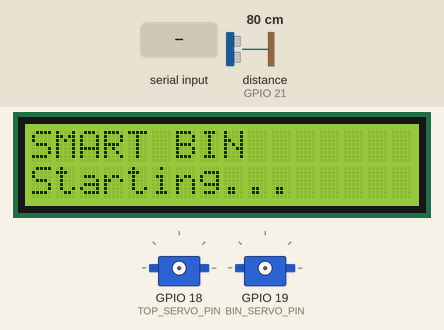
Simulated run of this sketch. Board: ESP32. Shown: 16×2 character LCD, 2 × servo. The inputs (shaded band) are chosen by the test bench; at power-on: distance to the obstacle (sensor on GPIO 21) 80 cm. The echo pulse lasts 58.3 µs per cm; what the sketch prints to the serial monitor is not drawn.

Above: at 1.1 s.
At 5.3 s:
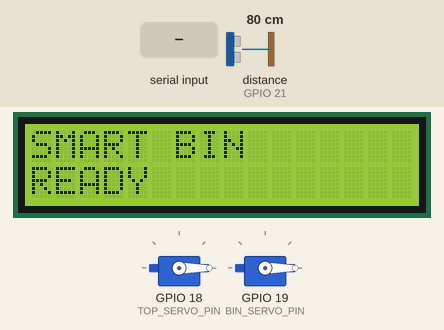
5.4 s: "PLASTIC\n" received over Serial
At 6.8 s:
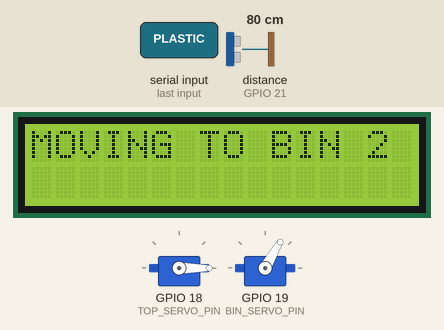
17.1 s: "METAL\n" received over Serial
At 23.9 s:
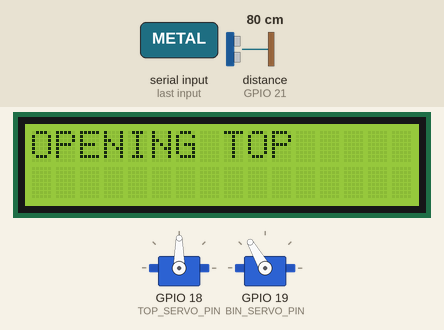
Timing chart, 0 to 28.4 s (numbered marks = the images above; inputs shaded):
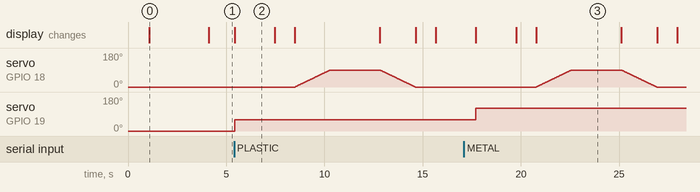

Measured:
- after the input at 5.4 s, servo on GPIO 18 (TOP_SERVO_PIN): rises from 0° to 90° in 1.8 s, then falls to 0° in 4.3 s; servo on GPIO 19 (BIN_SERVO_PIN): 0° → 60° at once; the display: changes at once (image 2)
- after the input at 17.1 s, servo on GPIO 18 (TOP_SERVO_PIN): rises from 0° to 90° in 1.8 s, then falls to 0° in 4.3 s; servo on GPIO 19 (BIN_SERVO_PIN): 60° → 120° after 0.61 s; the display: first differs from a run without the input after 0.61 s (image 3 shows a later state)
- what the display in image 0 shows lasts 3.0 s, from 1.1 s to 4.1 s
- what the display in image 2 shows lasts 2.1 s, from 5.4 s to 7.5 s

The sketch:

arduino.ino
```cpp
#include <ESP32Servo.h>
#include <Wire.h>
#include <LiquidCrystal_I2C.h>

Servo topServo;
Servo binServo;

LiquidCrystal_I2C lcd(0x27, 16, 2);

// PINS
#define TOP_SERVO_PIN 18
#define BIN_SERVO_PIN 19

#define TRIG_PIN 5
#define ECHO_PIN 21

#define LCD_SDA 22
#define LCD_SCL 23

#define BUZZER_PIN 25

// BIN SETTINGS
#define BIN_HEIGHT 15.0
#define WASTE_LIMIT 7.0


void setup() {

  Serial.begin(115200);

  delay(1000);

  // LCD
  Wire.begin(LCD_SDA, LCD_SCL);

  lcd.init();
  lcd.backlight();

  lcd.clear();
  lcd.setCursor(0, 0);
  lcd.print("SMART BIN");

  lcd.setCursor(0, 1);
  lcd.print("Starting...");

  delay(2000);


  // ULTRASONIC
  pinMode(TRIG_PIN, OUTPUT);
  pinMode(ECHO_PIN, INPUT);

  digitalWrite(TRIG_PIN, LOW);


  // BUZZER
  pinMode(BUZZER_PIN, OUTPUT);
  noTone(BUZZER_PIN);


  // SERVOS
  topServo.setPeriodHertz(50);
  binServo.setPeriodHertz(50);

  topServo.attach(
    TOP_SERVO_PIN,
    500,
    2500
  );

  binServo.attach(
    BIN_SERVO_PIN,
    500,
    2500
  );


  // START POSITION

  // Top closed
  topServo.write(0);

  // Bin 1
  binServo.writeMicroseconds(500);

  delay(1000);


  // READY

  lcd.clear();

  lcd.setCursor(0, 0);
  lcd.print("SMART BIN");

  lcd.setCursor(0, 1);
  lcd.print("READY");

  Serial.println("SMART BIN READY");
  Serial.println("Waiting for Python...");
}


// =================================================
// ULTRASONIC
// =================================================

float getDistance() {

  digitalWrite(TRIG_PIN, LOW);

  delayMicroseconds(2);

  digitalWrite(TRIG_PIN, HIGH);

  delayMicroseconds(10);

  digitalWrite(TRIG_PIN, LOW);

  unsigned long duration =
    pulseIn(
      ECHO_PIN,
      HIGH,
      30000
    );

  if (duration == 0) {

    return -1;
  }

  float distance =
    (duration * 0.0343) / 2.0;

  return distance;
}


// =================================================
// CHECK BIN
// =================================================

bool checkBin(int binNumber) {

  float distance =
    getDistance();


  // SENSOR ERROR

  if (distance < 0) {

    Serial.println(
      "ULTRASONIC SENSOR ERROR"
    );

    lcd.clear();

    lcd.setCursor(0, 0);
    lcd.print("BIN ");
    lcd.print(binNumber);

    lcd.setCursor(0, 1);
    lcd.print("SENSOR ERROR");

    tone(
      BUZZER_PIN,
      2000
    );

    delay(500);

    noTone(
      BUZZER_PIN
    );

    return true;
  }


  // WASTE HEIGHT

  float wasteHeight =
    BIN_HEIGHT - distance;


  if (wasteHeight < 0) {

    wasteHeight = 0;
  }


  Serial.print("BIN ");
  Serial.print(binNumber);

  Serial.print(" | Distance: ");
  Serial.print(distance, 1);

  Serial.print(" cm | Waste: ");
  Serial.print(wasteHeight, 1);

  Serial.println(" cm");


  // BIN FULL

  if (wasteHeight > WASTE_LIMIT) {

    Serial.println(
      "BIN FULL"
    );

    lcd.clear();

    lcd.setCursor(0, 0);
    lcd.print("BIN ");
    lcd.print(binNumber);

    lcd.setCursor(0, 1);
    lcd.print("FULL");

    tone(
      BUZZER_PIN,
      2500
    );

    delay(500);

    noTone(
      BUZZER_PIN
    );

    return true;
  }


  // BIN AVAILABLE

  Serial.println(
    "BIN NOT FULL"
  );

  lcd.clear();

  lcd.setCursor(0, 0);
  lcd.print("BIN ");
  lcd.print(binNumber);

  lcd.setCursor(0, 1);
  lcd.print("NOT FULL");

  noTone(
    BUZZER_PIN
  );

  return false;
}


// =================================================
// OPEN TOP
// =================================================

void openTop() {

  Serial.println(
    "OPENING TOP"
  );

  lcd.clear();

  lcd.setCursor(0, 0);
  lcd.print("OPENING TOP");


  for (
    int angle = 0;
    angle <= 90;
    angle++
  ) {

    topServo.write(angle);

    delay(20);
  }


  delay(1000);
}


// =================================================
// CLOSE TOP
// =================================================

void closeTop() {

  Serial.println(
    "CLOSING TOP"
  );

  lcd.clear();

  lcd.setCursor(0, 0);
  lcd.print("CLOSING TOP");


  for (
    int angle = 90;
    angle >= 0;
    angle--
  ) {

    topServo.write(angle);

    delay(20);
  }


  lcd.clear();

  lcd.setCursor(0, 0);
  lcd.print("TOP CLOSED");
}


// =================================================
// MOVE TO BIN
// =================================================

void moveToBin(
  int binNumber
) {

  Serial.print(
    "MOVING TO BIN "
  );

  Serial.println(
    binNumber
  );


  lcd.clear();

  lcd.setCursor(0, 0);
  lcd.print("MOVING TO BIN ");

  lcd.print(
    binNumber
  );


  // BIN 1 - PAPER

  if (
    binNumber == 1
  ) {

    binServo.writeMicroseconds(
      500
    );
  }


  // BIN 2 - PLASTIC

  else if (
    binNumber == 2
  ) {

    binServo.writeMicroseconds(
      1167
    );
  }


  // BIN 3 - METAL

  else if (
    binNumber == 3
  ) {

    binServo.writeMicroseconds(
      1833
    );
  }


  // BIN 4 - GLASS

  else if (
    binNumber == 4
  ) {

    binServo.writeMicroseconds(
      2500
    );
  }


  delay(1500);
}


// =================================================
// PROCESS BIN
// =================================================

void processBin(
  int binNumber,
  String wasteName
) {

  Serial.println();
  Serial.println(
    "=============================="
  );

  Serial.print(
    "WASTE: "
  );

  Serial.println(
    wasteName
  );

  Serial.print(
    "SELECTED BIN: "
  );

  Serial.println(
    binNumber
  );

  Serial.println(
    "=============================="
  );


  // MOVE LOWER SERVO

  moveToBin(
    binNumber
  );

  delay(500);


  // CHECK BIN

  bool full =
    checkBin(
      binNumber
    );


  // BIN FULL

  if (full) {

    Serial.println(
      "BIN FULL - TOP WILL NOT OPEN"
    );

    lcd.clear();

    lcd.setCursor(0, 0);
    lcd.print(
      wasteName
    );

    lcd.setCursor(0, 1);
    lcd.print(
      "BIN FULL"
    );


    topServo.write(0);


    Serial.println(
      "BIN_FULL"
    );

    delay(2000);

    return;
  }


  // BIN AVAILABLE

  Serial.println(
    "BIN AVAILABLE"
  );

  lcd.clear();

  lcd.setCursor(0, 0);
  lcd.print(
    wasteName
  );

  lcd.setCursor(0, 1);
  lcd.print(
    "BIN AVAILABLE"
  );

  delay(1000);


  // OPEN TOP

  openTop();

  delay(1500);


  // CLOSE TOP

  closeTop();

  delay(1000);


  Serial.println(
    "SORTING COMPLETE"
  );

  Serial.println(
    "READY"
  );


  lcd.clear();

  lcd.setCursor(0, 0);
  lcd.print(
    "SORTING DONE"
  );

  lcd.setCursor(0, 1);
  lcd.print(
    wasteName
  );

  delay(2000);


  lcd.clear();

  lcd.setCursor(0, 0);
  lcd.print(
    "SMART BIN"
  );

  lcd.setCursor(0, 1);
  lcd.print(
    "READY"
  );
}


// =================================================
// PROCESS PYTHON COMMAND
// =================================================

void processCommand(
  String command
) {

  command.trim();

  command.toUpperCase();


  Serial.print(
    "RECEIVED: "
  );

  Serial.println(
    command
  );


  // PAPER

  if (
    command == "PAPER"
  ) {

    processBin(
      1,
      "PAPER"
    );
  }


  // PLASTIC

  else if (
    command == "PLASTIC"
  ) {

    processBin(
      2,
      "PLASTIC"
    );
  }


  // METAL

  else if (
    command == "METAL"
  ) {

    processBin(
      3,
      "METAL"
    );
  }


  // GLASS

  else if (
    command == "GLASS"
  ) {

    processBin(
      4,
      "GLASS"
    );
  }


  // TEST

  else if (
    command == "TEST"
  ) {

    Serial.println(
      "TEST COMMAND RECEIVED"
    );

    lcd.clear();

    lcd.setCursor(0, 0);
    lcd.print("TEST OK");

    delay(1000);

    lcd.clear();

    lcd.print("SMART BIN");

    lcd.setCursor(0, 1);
    lcd.print("READY");
  }


  // UNKNOWN

  else {

    Serial.print(
      "UNKNOWN COMMAND: "
    );

    Serial.println(
      command
    );

    lcd.clear();

    lcd.setCursor(0, 0);
    lcd.print("UNKNOWN CMD");

    delay(1000);

    lcd.clear();

    lcd.print("SMART BIN");

    lcd.setCursor(0, 1);
    lcd.print("READY");
  }
}


// =================================================
// MAIN LOOP
// =================================================

void loop() {

  if (
    Serial.available()
  ) {

    String command =
      Serial.readStringUntil(
        '\n'
      );

    processCommand(
      command
    );
  }
}
```
